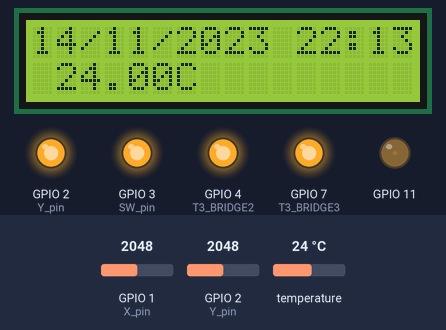
The sketch below on a simulated ESP32-S3. On the bench: 16×2 character LCD, output pins drawn as LEDs (lit = HIGH). Inputs (shaded band) come from the test bench; at power-on: GPIO 1 (X_pin) = 2048, GPIO 2 (Y_pin) = 2048, temperature 24 °C. The local clock reads 2024-03-15 10:24:30 at power-on unless the sketch sets it; what the sketch prints to the serial monitor is not drawn.

Above: at 1.6 s.
1.7 s: GPIO 1 (X_pin) set to 659
3.5 s: GPIO 1 (X_pin) set to 545
At 4.8 s:
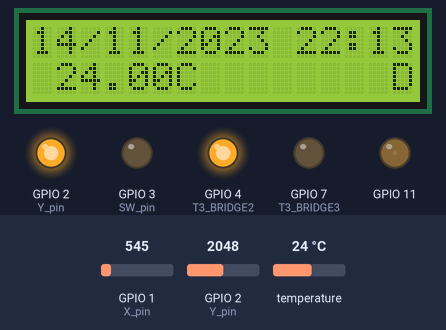
5.5 s: GPIO 2 (Y_pin) set to 31
7.4 s: GPIO 2 (Y_pin) set to 26
At 8.9 s:
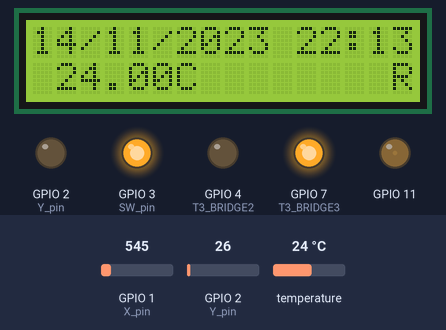
9.3 s: temperature set to 12 °C
At 11.2 s:
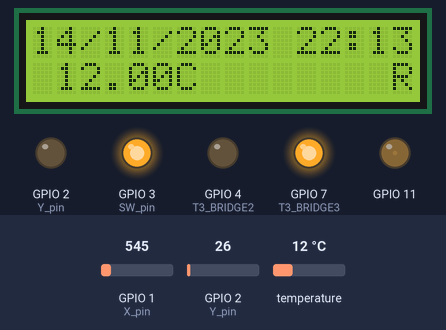
11.5 s: GPIO 2 (Y_pin) set to 776
13.0 s: GPIO 2 (Y_pin) set to 907
At 14.2 s:
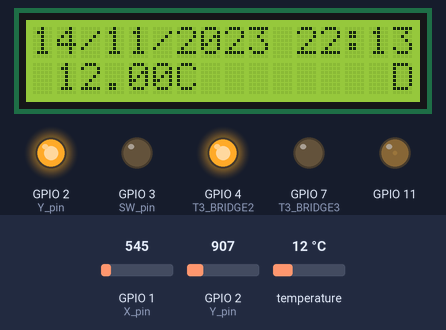
Timing chart, 0 to 16.0 s (numbered marks = the images above; inputs shaded):
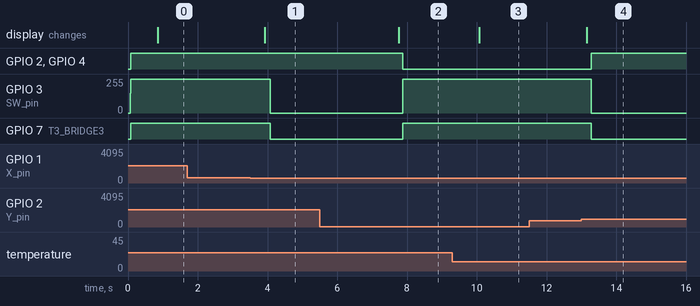

The sketch:

ScheduleUno1.ino
```cpp
#include <LiquidCrystal.h>
#include <Arduino_FreeRTOS.h>
#include <OneWire.h>
#include <DallasTemperature.h>
#include <Wire.h>
#include <RTClib.h>
#define ONE_WIRE_BUS 8 //define the temp pin
LiquidCrystal lcd(10, 9, 6, 5, 13, 12);
RTC_DS1307 RTC;
String drivingMode = " P";

// Setup a oneWire instance to communicate with any OneWire devices
OneWire oneWire(ONE_WIRE_BUS);

// Pass our oneWire reference to Dallas Temperature sensor
DallasTemperature sensors(&oneWire);

const int SW_pin = 3; // Joystick
const int X_pin = A0; // Joystick-analog pin Joystickconnected to X output
const int Y_pin = A1; // Joystick-analog pin connected to Y output

int T3_BRIDGE1 = 2;
int T3_BRIDGE2 = 4;
int T3_BRIDGE3 = 7;
int T3_BRIDGE4 = A2;
int T3_BRIDGEPWM1 = 3;
//int T3_BRIDGEPWM2=;

void Task1(void *pvParameters);
void Task2(void *pvParameters);
void Task3(void *pvParameters);
void setup() {
  xTaskCreate(Task1, "Task1", 128, NULL, 2, NULL);  //LCD //500
  xTaskCreate(Task2, "Task2", 128, NULL, 5, NULL);  //CAR MOVMENT //500
  pinMode(SW_pin, INPUT);
  digitalWrite(SW_pin, HIGH);
  Serial.begin(115200);
  analogWrite(11, 10); // contrast
  lcd.begin(16, 2);
  Wire.begin();
  RTC.begin();
  RTC.adjust(DateTime(__DATE__, __TIME__));

  // Check to see if the RTC is keeping time.  If it is, load the time from your computer.
  if (! RTC.isrunning()) {
    Serial.println("RTC is NOT running!");
    // This will reflect the time that your sketch was compiled
    RTC.adjust(DateTime(__DATE__, __TIME__));
  }

  //Task3--Car Movment
  pinMode(T3_BRIDGE1, OUTPUT);
  pinMode(T3_BRIDGE2, OUTPUT);
  pinMode(T3_BRIDGE3, OUTPUT);
  pinMode(T3_BRIDGE4, OUTPUT);
  pinMode(T3_BRIDGEPWM1, OUTPUT);
  analogWrite(T3_BRIDGEPWM1, 150);
  // Start up the library
  sensors.begin();
  //lcd.print("Apr, 15, 2013"); // print out the date
  vTaskStartScheduler();
}

//this loop will conintue to keep looping so that the time can go as follows
void loop() {}

void Task1 (void *pvParameters) {
  TickType_t xLastWakeTime;
  const TickType_t xDelays = pdMS_TO_TICKS(500);
  xLastWakeTime = xTaskGetTickCount();
  while (1) {
    digitalClockDisplay();
    LCDjoystick(X_pin , Y_pin);
    // Call sensors.requestTemperatures() to issue a global temperature and Requests to all devices on the bus
    sensors.requestTemperatures();
    // Why "byIndex"? You can have more than one IC on the same bus. 0 refers to the first IC on the wire
    //  Serial.print(sensors.getTempCByIndex(0));
    lcd.setCursor(0, 1);
    lcd.print(" ");
    lcd.print( sensors.getTempCByIndex(0));
    lcd.print("C");
    vTaskDelayUntil(&xLastWakeTime, xDelays);
  }
}
void Task2(void *pvParameters) {
  TickType_t xLastWakeTime;
  const TickType_t xDelays = pdMS_TO_TICKS(200);
  xLastWakeTime = xTaskGetTickCount();
  while (1) {
    Serial.println("Car Movment");
    if ('D' == (drivingMode[0]) || 'R' == (drivingMode[0])) {
      if ('D' == (drivingMode[0])) {
        digitalWrite(T3_BRIDGE1, HIGH);
        digitalWrite(T3_BRIDGE2, HIGH);
        digitalWrite(T3_BRIDGE3, LOW);
        digitalWrite(T3_BRIDGE4, LOW);
      }
      else {
        digitalWrite(T3_BRIDGE1, LOW);
        digitalWrite(T3_BRIDGE2, LOW);
        digitalWrite(T3_BRIDGE3, HIGH);
        digitalWrite(T3_BRIDGE4, HIGH);
      }
    }
    else {
      digitalWrite(T3_BRIDGE1, HIGH);
      digitalWrite(T3_BRIDGE2, HIGH);
      digitalWrite(T3_BRIDGE3, HIGH);
      digitalWrite(T3_BRIDGE4, HIGH);
    }
    vTaskDelayUntil(&xLastWakeTime, xDelays);
  }
}

void LCDjoystick( int X_pin, int Y_pin)
{
  int x = analogRead(X_pin);
  int y = analogRead(Y_pin);
  lcd.setCursor(15, 1);
  if (y > 850 && x < 600 && x > 300 ) {
    drivingMode = "D";
  }
  if (y < 30 && x < 600 && x > 300) {
    drivingMode = "R";
  }
  if (x < 30 && y < 600 && y > 300 ) {
    drivingMode = "N";
  }
  if (x > 850 && y < 600 && y > 300  ) {
    drivingMode = "P";
  }
  lcd.print(drivingMode);
}

void digitalClockDisplay() {
  lcd.setCursor(0, 0);
  DateTime now = RTC.now();
  lcd.print(now.day(), DEC);
  lcd.print('/');
  lcd.print(now.month(), DEC);
  lcd.print('/');
  lcd.print(now.year(), DEC);
  lcd.print(' ');
  lcd.print(now.hour(), DEC);
  lcd.print(':');
  lcd.print(now.minute(), DEC);

}
```

Measured:
- the behaviour switches between 600 and 599 on GPIO 1 (X_pin) (found by bisection; images 0 and 1)
- the behaviour switches between 30 and 29 on GPIO 2 (Y_pin) (found by bisection; images 1 and 2)
- the behaviour switches between 850 and 851 on GPIO 2 (Y_pin) (found by bisection; images 3 and 4)
- after the input at 1.7 s, every drawn part: stays the same
- after the input at 3.5 s, GPIO 3 (SW_pin): 255/255 → 0/255 after 0.58 s; GPIO 7 (T3_BRIDGE3): HIGH → LOW after 0.58 s; the display: changes after 0.43 s (image 1)
- after the input at 5.5 s, every drawn part: stays the same
- after the input at 7.4 s, GPIO 2 (Y_pin), GPIO 4 (T3_BRIDGE2): HIGH → LOW after 0.48 s; GPIO 3 (SW_pin): 0/255 → 255/255 after 0.48 s; GPIO 7 (T3_BRIDGE3): LOW → HIGH after 0.48 s; the display: changes after 0.37 s (image 2)
- after the input at 9.3 s, the display: changes after 0.77 s (image 3)
- after the input at 11.5 s, every drawn part: stays the same
- after the input at 13.0 s, GPIO 2 (Y_pin), GPIO 4 (T3_BRIDGE2): LOW → HIGH after 0.28 s; GPIO 3 (SW_pin): 255/255 → 0/255 after 0.28 s; GPIO 7 (T3_BRIDGE3): HIGH → LOW after 0.28 s; the display: changes after 0.15 s (image 4)
